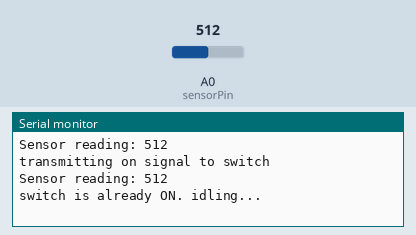
This sketch was run on a simulated Arduino Uno, built with avr-gcc and run on an emulated ATmega328P. On the bench: the last lines printed to the serial monitor. Inputs (shaded band) come from the test bench; at power-on: A0 (sensorPin) = 512.

Above: at 4.2 s.
4.3 s: A0 (sensorPin) set to 22
At 7.5 s:
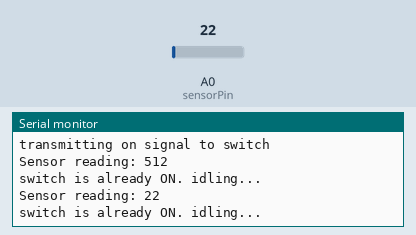
8.3 s: A0 (sensorPin) set to 18
At 9.8 s:
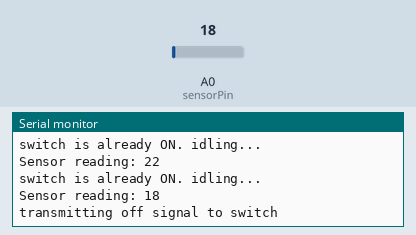
Timing chart, 0 to 11.3 s (numbered marks = the images above; inputs shaded):
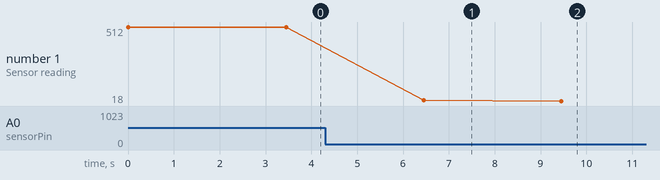

Measured:
- the behaviour switches between 20 and 19 on A0 (sensorPin) (found by bisection; images 1 and 2)
- after the input at 4.3 s, the serial monitor: prints a new line after 2.2 s (image 1)
- after the input at 8.3 s, the serial monitor: prints a new line after 1.2 s (image 2)
- plotted number 1: 512 → 22 after the input at 4.3 s, 22 → 18 after the input at 8.3 s

The sketch:

arduino_lichtsensor_test.ino
```cpp
#include <RCSwitch.h> //include de librairy die bij jouw schakelaar hoort.

#define sensorPin 0
//#define RFPin 4

int sensorReading = 0;
int thresholdValue = 20; //verander naar afstelling van je lichtsensor.
bool isSwitchOn = false;
RCSwitch mySwitch = RCSwitch(); //vervang dit met de transmitter die bij jouw schakelaar hoort.
RCSwitch mySwitch2 = RCSwitch();
RCSwitch mySwitch3 = RCSwitch();

void setup() {
  Serial.begin(9600);
  mySwitch.enableTransmit(2);
  mySwitch2.enableTransmit(2);
  mySwitch3.enableTransmit(2);


}

//deze code gaat er vanuit dat je schakelaar aan het begin UIT staat.
void loop() {
  sensorReading = analogRead(sensorPin);
  Serial.print("Sensor reading: "); Serial.println(sensorReading);
  if(sensorReading >= thresholdValue) //ik ga hiervan uit van een ldr, als ik licht op de sensor schijnt wordt de waarde lager; is dat bij jullie niet het geval verander "<=" naar ">="
  {
    if(!isSwitchOn)
    {
      Serial.println("transmitting on signal to switch");

         mySwitch.send(3874351,24);//1


      //vervang dit met de code die bij jouw schakelaar hoort
      isSwitchOn = true;
    }
    else
      Serial.println("switch is already ON. idling...");
  }
  else
  {
    if(isSwitchOn)
    {
      Serial.println("transmitting off signal to switch");
      mySwitch.send(3874350,24);//1
      //3 //vervang dit met de code die bij jouw schakelaar hoort
      isSwitchOn = false;
    }
    else
      Serial.println("switch is already OFF. idling...");
  }  delay(1500);
  delay(1500);
}
```
